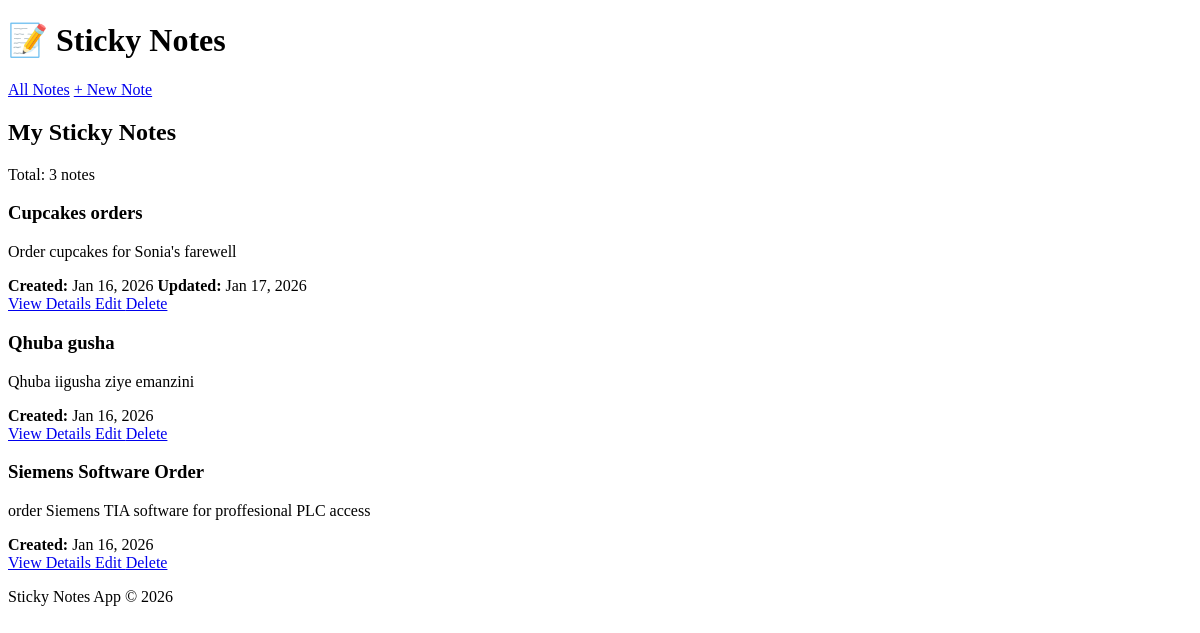
The page / on the database its author committed.
### notes/models.py (models this page shows, shortened)
class Note(models.Model):
    title = models.CharField(max_length=200)
    content = models.TextField()
    created_at = models.DateTimeField(auto_now_add=True)
    updated_at = models.DateTimeField(auto_now=True)

### notes/views.py (the view)
# urls.py: path('', views.note_list, name='note_list'),
def note_list(request):
    notes = Note.objects.all().order_by('-created_at')
    return render(request, 'notes/note_list.html', {'notes': notes})

### notes/templates/notes/note_list.html (shortened to what this page needs)
{% extends 'notes/base.html' %}
{% block content %}
    <div class="page-header">
        <h2>My Sticky Notes</h2>
        <p class="note-count">Total: {{ notes|length }} note{{ notes|length|pluralize }}</p>
    </div>
    {% if notes %}
        {% for note in notes %}
            <div class="note">
                <h3>{{ note.title }}</h3>
                <p class="note-content">{{ note.content|truncatewords:50 }}</p>
                <div class="note-footer">
                    <div class="note-meta">
                        <span class="meta-item">
                            <strong>Created:</strong> {{ note.created_at|date:"M d, Y" }}
                        </span>
                        {% if note.created_at|date:"Ymd" != note.updated_at|date:"Ymd" %}
                            <span class="meta-item">
                                <strong>Updated:</strong> {{ note.updated_at|date:"M d, Y" }}
                            </span>
                        {% endif %}
                    </div>
                    <div class="note-actions">
                        <a href="{% url 'note_detail' note.pk %}" class="btn btn-view">
                            View Details
                        </a>
                        <a href="{% url 'note_update' note.pk %}" class="btn btn-warning">
                            Edit
                        </a>
                        <a href="{% url 'note_delete' note.pk %}" class="btn btn-danger">
                            Delete
                        </a>
                    </div>
                </div>
            </div>
        {% endfor %}
    {% endif %}
{% endblock %}

### notes/templates/notes/base.html (shortened to what this page needs)
{% load static %}
<!DOCTYPE html>
<html lang="en">
<head>
    <link rel="stylesheet" href="{% static 'test.css' %}?v={% now 'U' %}">
</head>
<body>
    <div class="container">
        <header>
            <h1>📝 Sticky Notes</h1>
            <nav>
                <a href="{% url 'note_list' %}" class="btn">All Notes</a>
                <a href="{% url 'note_create' %}" class="btn">+ New Note</a>
            </nav>
        </header>
        <main>
            {% block content %}
            {% endblock %}
        </main>
        <footer>
            <p>Sticky Notes App &copy; {% now "Y" %}</p>
        </footer>
    </div>
</body>
</html>

### rows shown on the page
Note: title "Cupcakes orders", content "Order cupcakes for Sonia's farewell", created_at "Jan 16, 2026", updated_at "Jan 17, 2026"
Note: title "Qhuba gusha", content "Qhuba iigusha ziye emanzini", created_at "Jan 16, 2026"
Note: title "Siemens Software Order", content "order Siemens TIA software for proffesional PLC access", created_at "Jan 16, 2026"

### other values the page prints
{{ notes|length }} "3"
